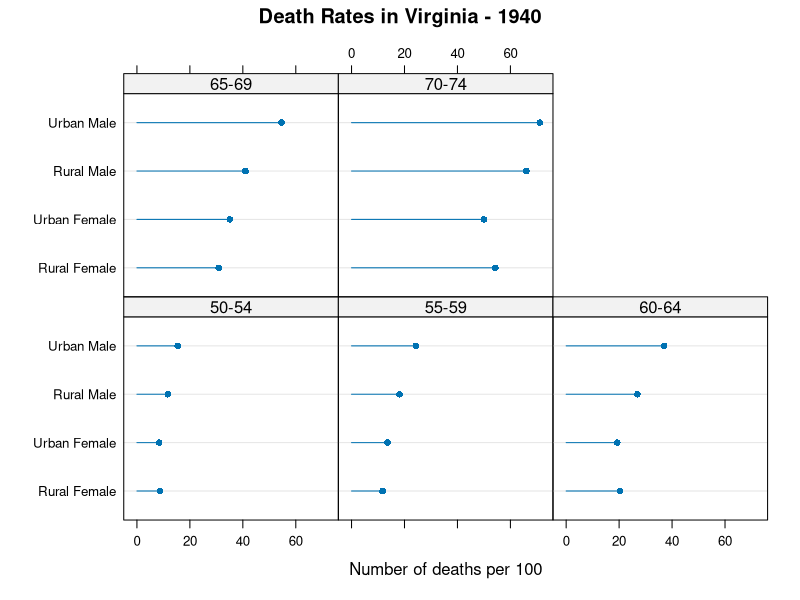
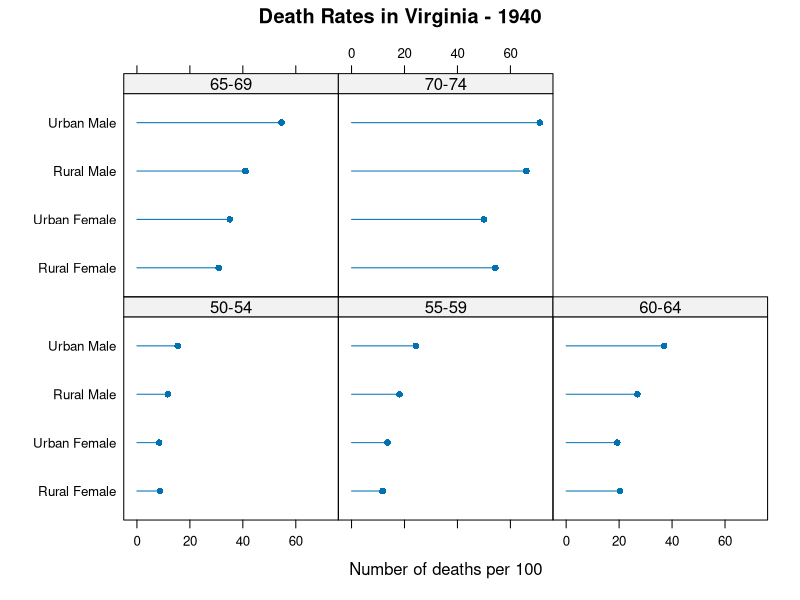
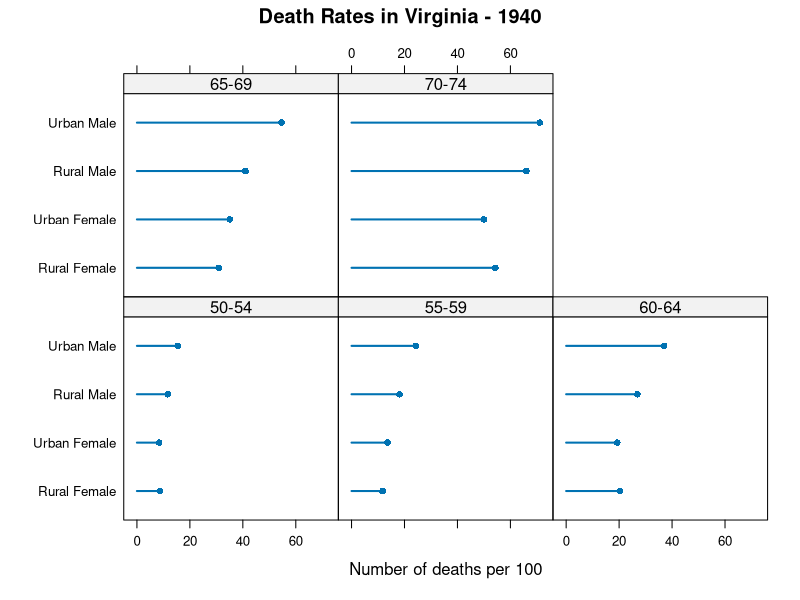
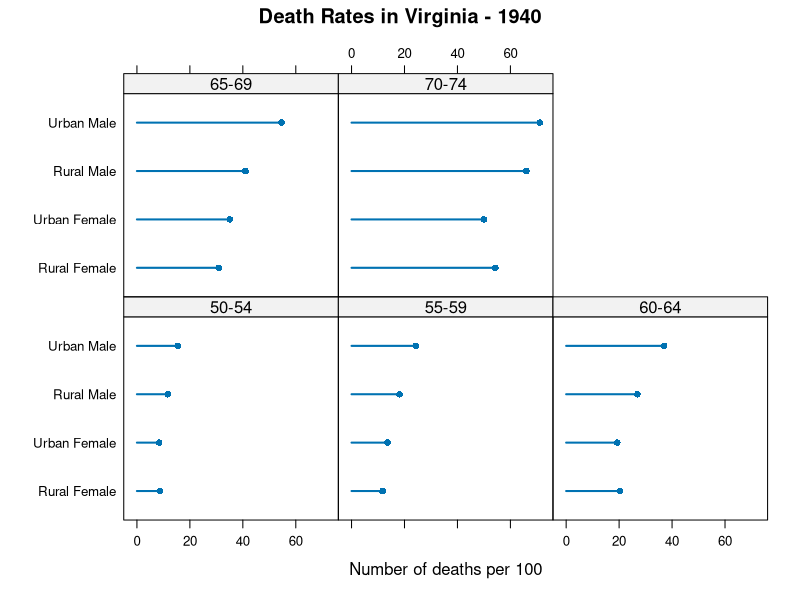
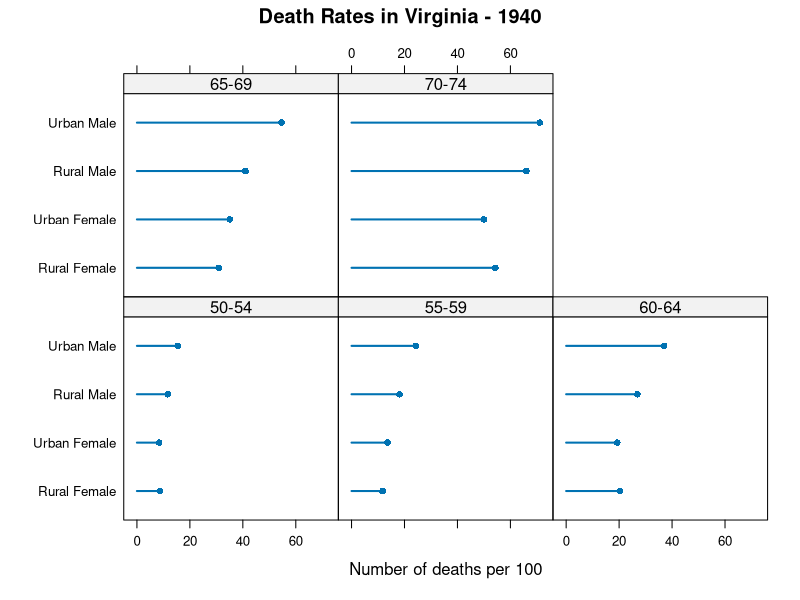
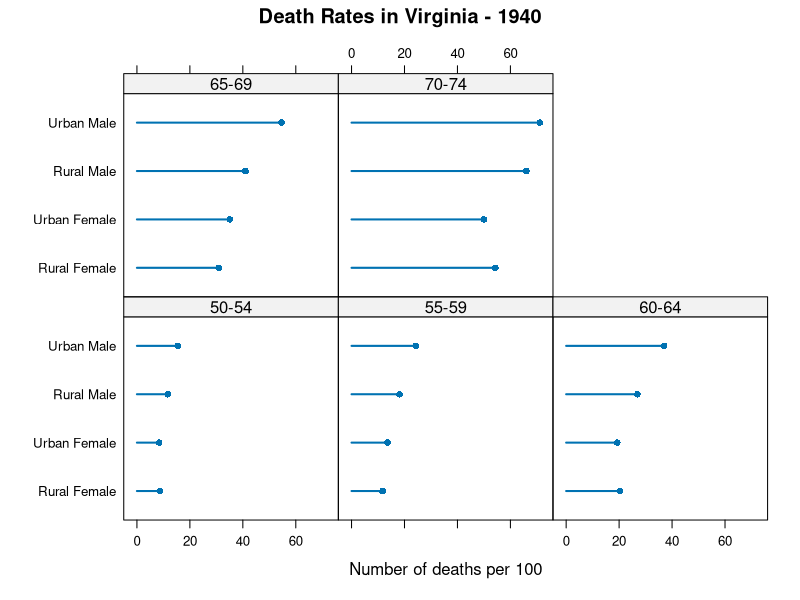
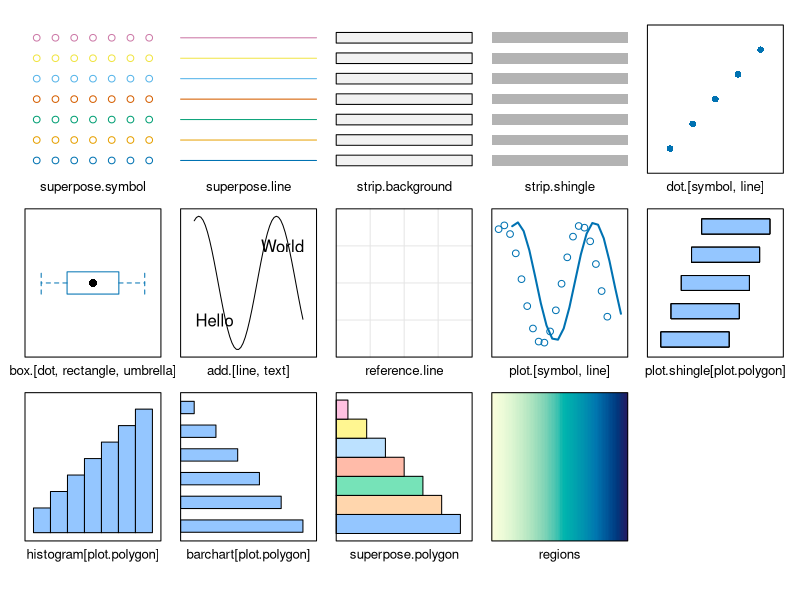

Source code (R) for these figures, in order:
## ---- chunk 1
library(lattice)
## ---- chunk 2
vad.plot <-
  dotplot(
    reorder(Var2, Freq) ~ Freq | Var1,
    data = as.data.frame.table(VADeaths),
    origin = 0,
    type = c("p", "h"),
    main = "Death Rates in Virginia - 1940",
    xlab = "Number of deaths per 100"
  )
vad.plot
## ---- chunk 3
dot.line.settings <- trellis.par.get("dot.line")
str(dot.line.settings)
## ---- chunk 4
dot.line.settings$col <- "transparent"
trellis.par.set("dot.line", dot.line.settings)
vad.plot
## ---- chunk 5
plot.line.settings <- trellis.par.get("plot.line")
str(plot.line.settings)
## ---- chunk 6
plot.line.settings$lwd <- 2
trellis.par.set("plot.line", plot.line.settings)
trellis.par.set("dot.line", dot.line.settings)
vad.plot
## ---- chunk 7
panel.dotline <-
  function(x, y,
           col = dot.symbol$col, pch = dot.symbol$pch,
           cex = dot.symbol$cex, alpha = dot.symbol$alpha,
           col.line = plot.line$col, lty = plot.line$lty,
           lwd = plot.line$lwd, alpha.line = plot.line$alpha, ...) {
    dot.symbol <- trellis.par.get("dot.symbol")
    plot.line <- trellis.par.get("plot.line")
    panel.segments(0, y, x, y,
      col = col.line, lty = lty,
      lwd = lwd, alpha = alpha.line
    )
    panel.points(x, y,
      col = col, pch = pch,
      cex = cex, alpha = alpha
    )
  }
## ---- chunk 8
update(vad.plot, lwd = 2, panel = panel.dotline)
## ---- chunk 9
trellis.par.set(list(
  dot.line = list(col = "transparent"),
  plot.line = list(lwd = 2)
))
vad.plot
## ---- chunk 10
update(
  vad.plot,
  par.settings = list(
    dot.line = list(col = "transparent"),
    plot.line = list(lwd = 2)
  )
)
## ---- chunk 11
names(trellis.par.get())
## ---- chunk 12
show.settings()
## ---- chunk 13
str(trellis.par.get("layout.heights"))
## ---- chunk 14
names(lattice.options())
## ---- chunk 15
lattice.getOption("default.theme")
